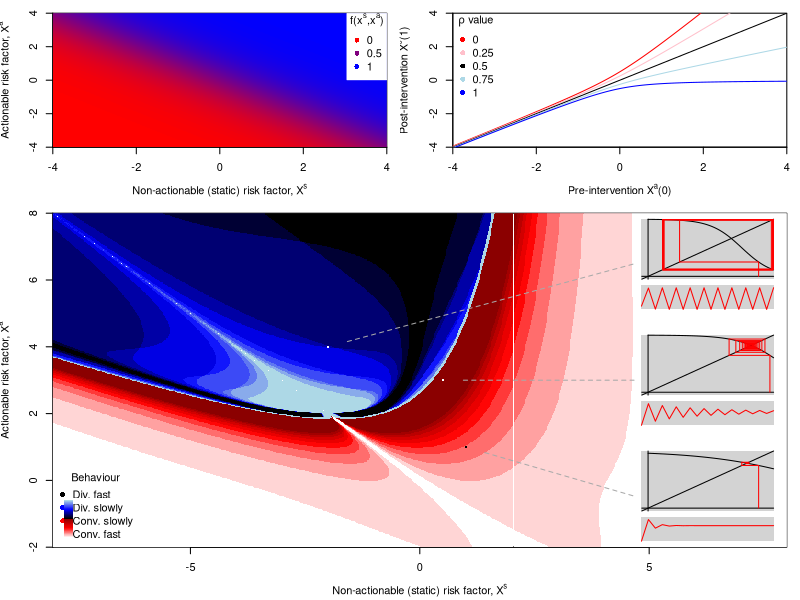

The R source for this figure:
########################################################
## Draw figure 3 for manuscript                       ##
## James Liley, 6 Oct 2020                            ##
########################################################
##
## Throughout, we have
## xs and xa are univariate
## xl is constant at 0, and gL(.,xl)=xl
## g denotes g^A_e
## f denotes f_e



########################################################
## Packages, scripts, auxiliary functions, output     ##
##  directories                                       ##
########################################################

# Auxiliary functions
logit=function(x,sc=1) 1/ (1+ exp(-sc*x))
ilogit=function(x,sc=1) -log(1/x  - 1)/sc

# Output directory
save_dir="./"

# Comment/uncomment to save 
#pdf(paste0(save_dir,"convergence_plot.pdf"),width=5,height=7.5)
jpeg(paste0(save_dir,"convergence_plot.jpg"),width=5,height=7,units="in",res=400)


########################################################
## Define functions and parameters                    ##
########################################################

# Define reasonable values for f and g

# Rationale: additive risks
f=function(xs,xa) logit(xs+xa)

# Rationale: we intervene by lowering xa when rho>0.5, but 
#  since we have limited resources for intervention, we 
#  must also allow xa to increase when rho<0.5. We assume
#  that we can intervene more effectively when xa is 
#  high; if xa is low already we cannot make it much lower.
g=function(rho,xa) {
  # xa + 5*(logit(xa))*(rho-0.5)
  (xa + 0.5*(xa+sqrt(1+xa^2)))*(1-rho) + (xa - 0.5*(xa+sqrt(1+xa^2)))*rho
}

# Tolerance. When 
#    delta_e:= |rho_e(xs,xa)-rho_{e-1}(xs,xa)|<tol
#  we say rho has converged. If 
#    ||delta_e|-|delta_{e-1}||<tol  and |delta_e|> tol2
#  we say rho has diverged.
tol=0.01
tol2=0.05

# Number of iterations to consider in total
emax=100




########################################################
## Compute number of model iterations to convergence  ##
##  or divergence                                     ##
########################################################

# Plot limits
# We are not very interested in samples with low 
#  actionable risk, so we have a shorter plot range
xslim=c(-8,8)
xalim=c(-2,8) 

# Resolution
res=800

# Evaluate at these values of xs, xa
xs1=seq(xslim[1],xslim[2],length=res)
xa1=seq(xalim[1],xalim[2],length=res)

# Vectors of co-ordinates to evaluate
xsv=as.vector(outer(xs1,rep(1,length(xa1))))
xav=as.vector(outer(rep(1,length(xs1)),xa1))

# This matrix will be set to the number of 
#  iterations
icount=matrix(0,res,res)

# This matrix will be set to an indiciator
#  of whether rho(xs,xa) converges or 
#  diverges
iconv=matrix(-1,res,res)

# P(Y|X(0)=(xs,xa)) at epoch 0
p0=f(xsv,xav)

# This matrix will be used to record differences
#  in rho between epochs
delta=rep(0,length(xav))


for (e in 1:emax) {
  p1=f(xsv,g(p0,xav)) # p1 is now P(Y|X(0)=(xs,xa)) at epoch e
  
  delta_e=p1-p0 # difference in P(Y|...) between epoch i and epoch e-1
  
  wconv=which(abs(delta_e)< tol) # convergence at these coordinates
  wdiv=which(abs(abs(delta_e)-abs(delta)) < tol & (abs(delta_e) > tol2)) # diverged and settled
  wx=unique(c(wconv,wdiv))
  
  # Update matrices
  icount[wx]=1+icount[wx] 
  iconv[wconv]=1
  iconv[wdiv]=-1
  
  # Reset
  p0=p1 
  delta=delta_e  
}
# Change icount matrix into number of iterations until settling
icount=emax-icount




########################################################
## Draw plot                                          ##
########################################################

## Set up panels
xdim=1
layout(rbind(c(1,2),c(3,3),c(3,3)),widths=c(xdim,xdim,2*xdim),heights=c(xdim,xdim,xdim))
par(mar=c(4,4,1,1))

## Draw a plot showing f
plot(0,type="n",xlim=c(-4,4),ylim=c(-4,4),xaxs="i",yaxs="i",
  xlab=expression(paste("Non-actionable (static) risk factor, X"^s)),
  ylab=expression(paste("Actionable risk factor, X"^a)))
xas=seq(-4,4,length=res)
xcol=colorRampPalette(c("red","blue"))(100)
image(xas,xas,outer(xas,xas,f),col=xcol,add=T)
legend("topright",c("0","0.5","1"),pch=16,col=c(xcol[1],xcol[50],xcol[100]),
  bg="white",box.col="white",
  title=expression(paste("f(x"^s,",x"^a,")")))

## Draw a plot showing g
plot(0,type="n",xlim=c(-4,4),ylim=c(-4,4),xaxs="i",yaxs="i",
  xlab=expression(paste("Pre-intervention X"^a,"(0)")),
  ylab=expression(paste("Post-intervention X"^s,"(1)")))
xas=seq(-4,4,length=res)
rvals=seq(0,1,length=5)
rcols=c("red","pink","black","lightblue","blue")
for (i in 1:length(xas)) lines(xas,g(rvals[i],xas),col=rcols[i])
legend("topleft",legend=rvals,pch=16,col=rcols,bty="n",
  title=expression(paste(rho," value")))

# Example, if needed
#lines(c(2,2),c(-4,g(0.75,2)),lty=2)
#lines(c(-4,2),c(g(0.75,2),g(0.75,2)),lty=2)
#text(2,-3.9,expression(paste("(X"[a],"(0),ρ)=(2,0.75) ")), adj=c(1,0))
#text(-4,g(0.75,2)+0.1,expression(paste(" X"[a],"(1)")),adj=c(0,0))




# Initialise main plot
plot(0,type="n",xlim=xslim,ylim=xalim,xaxs="i",yaxs="i",
  xlab=expression(paste("Non-actionable (static) risk factor, X"^s)),
  ylab=expression(paste("Actionable risk factor, X"^a)))

# Plot convergent and divergent regions separately
ilim_pos=10; ilim_neg=10
mat_pos=icount; mat_pos[which(iconv<0)]=NA
mat_neg=icount; mat_neg[which(iconv>0)]=NA
mat_pos[which(mat_pos>ilim_pos)]=ilim_pos
mat_neg[which(mat_neg> ilim_neg)]= ilim_neg

cspread=1
icol_pos=colorRampPalette(c("white",rep("red",cspread),rep("darkred",cspread)))(50)
icol_neg=colorRampPalette(c("black",rep("blue",cspread),rep("lightblue",cspread)))(50)
image(xs1,xa1,mat_pos,col=icol_pos,add=T)
image(xs1,xa1,mat_neg,col=icol_neg,add=T)


# Add legend
legend("bottomleft",c("Div. fast","Div. slowly","Conv. slowly", "Conv. fast"),title="Behaviour",
  col=c("black","blue","red","white"),pch=16,bg="lightgray",bty="n")

# Add gradient; kludge this
ncol=length(icol_pos)+length(icol_neg)
xleg=xslim[1]+c(0.3,0.4)
yleg=xalim[1]+seq(0.3,1.4,length=ncol)
zleg=rbind(1:ncol,1:ncol)
image(xleg,yleg,zleg,col=c(icol_pos,icol_neg),add=T)


########################################################
## Draw sub-plots                                     ##
########################################################

##' @name h
##' Updating function for rho_e
##' @param xs value of xs
##' @param xa value of xa
##' @param r values of rho_{e-1}
h=function(xs,xa,r) f(xs,g(r,xa))

##' @name re
##' Function to compute rho_e. 
##' @param xs test point xs value
##' @param xa test point xa value
##' @param e number of iterations
re=function(xs,xa,e) {
  if (e==0) return(f(xs,xa)) else return(h(xs,xa,re(xs,xa,e-1)))
}

##' @name plotp 
##' This function draws a cobweb plot and a zig-zag plot
##'  showing convergence or divergence of rho_e at some 
##'  point. 
##' @param xs test point xs value
##' @param xa test point xa value
##' @param locx top-right corner of plot
##' @param locy top-left corner of plot
##' @param scx x-scale for plot, on scale of original
##' @param scy y-scale for plot, on scale of original
##' @param ... passed to lines()
##' @returns null, draws plot (on top of existing)
plotp=function(xs,xa,locx,locy,scx=1,scy=1,...) {
  
  # Evaluate rho_e at (xs,xa) for epochs 1-10. Inefficient, but at this scale OK.
  rho_e=rep(0,20); 
  for (e in 1:length(rho_e)) rho_e[e]=re(xs,xa,e)
  
  # Some parameters
  ztop=1.1 # top margin of zigzag plot 
  zbottom=1.5
  
  # Add plot manually. Draw white square and rectangle
  polygon(c(locx,locx+scx,locx+scx,locx),c(locy,locy,locy-scy,locy-scy),
    col="lightgray",border=NA)
  polygon(c(locx,locx+scx,locx+scx,locx),
    c(locy-scy*ztop,locy-scy*ztop,locy-scy*zbottom,locy-scy*zbottom),
    col="lightgray",border=NA)
  
  # Transforms for x and y
  xtrans=function(x) locx + 0.05*scx + 0.95*scx*x
  ytrans=function(y) locy - scy + 0.05*scy + 0.95*scy*y
  
  # Draw x and y axes
  lines(xtrans(c(-0.05,1)),ytrans(c(0,0)))
  lines(xtrans(c(0,0)),ytrans(c(-0.05,1)))
  
  # Draw update function and xy line
  xv=seq(0,1,length=50)
  lines(xtrans(xv),ytrans(h(xs,xa,xv)))
  lines(xtrans(c(-0.05,1)),ytrans(c(-0.05,1)))
  
  # Draw cobweb  
  x=f(xs,xa); y=0
  for (i in 1:25) {
    y2=h(xs,xa,x)
    lines(xtrans(c(x,x)),ytrans(c(y,y2)),col="red")
    lines(xtrans(c(x,y2)),ytrans(c(y2,y2)),col="red")
    x=y2; y=x
  }
  
  # Draw plot underneath
  lines(locx + scx*seq(0,1,length=length(rho_e)),
    locy - scy*zbottom + 0.9*scy*(zbottom-ztop)*(rho_e-min(rho_e))/(max(rho_e)-min(rho_e)),
    col="red")
  
}

vscx=0.18 # size of small boxes
scx=vscx*(xslim[2]-xslim[1])
scy=vscx*(xalim[2]-xalim[1])

# Test points
tp1=c(-2,4)
tp2=c(0.5,3)
tp3=c(1,1)

# Draw small boxes
plotp(tp1[1],tp1[2],xslim[2]-1.1*scx,xalim[2]-0.1*scy,scx,scy)
plotp(tp2[1],tp2[2],xslim[2]-1.1*scx,mean(xalim) + 0.75*scy,scx,scy)
plotp(tp3[1],tp3[2],xslim[2]-1.1*scx,xalim[1]+1.6*scy,scx,scy)

# Links
points(tp1[1],tp1[2],col="white",pch=16,cex=0.5)
points(tp2[1],tp2[2],col="white",pch=16,cex=0.5)
points(tp3[1],tp3[2],col="black",pch=16,cex=0.5)

# brief function to draw line with fixed length gap at end
gline=function(x,y,sub=0.9,...) {
  dx=sqrt((x[2]-x[1])^2 + (y[2]-y[1])^2)
  lines(mean(x) + ((dx-sub)/dx)*(x-mean(x)),mean(y) + ((dx-sub)/dx)*(y-mean(y)),...)
}
gline(c(tp1[1],xslim[2]-scx),c(tp1[2],xalim[2]-0.75*scy),col="darkgray",lty=2)
gline(c(tp2[1],xslim[2]-scx),c(tp2[2],mean(xalim)),col="darkgray",lty=2)
gline(c(tp3[1],xslim[2]-scx),c(tp3[2],xalim[1]+0.75*scy),col="darkgray",lty=2)


# Complete
dev.off()
